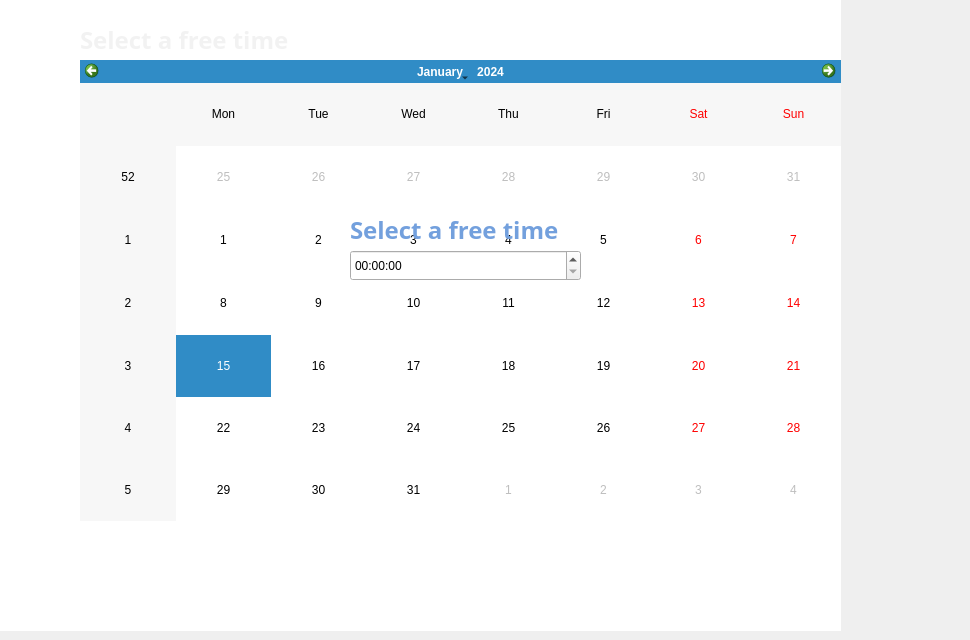
        <widget class="QWidget" name="meetingSchedule">
         <widget class="QLabel" name="Style_6">
          <property name="geometry">
           <rect>
            <x>-50</x>
            <y>-40</y>
            <width>921</width>
            <height>261</height>
           </rect>
          </property>
          <property name="text">
           <string>&lt;html&gt;&lt;head/&gt;&lt;body&gt;&lt;p&gt;&lt;img src=&quot;:/User/User/Style1.png&quot;width=&quot;1000&quot; height=&quot;200&quot;/&gt;&lt;/p&gt;&lt;/body&gt;&lt;/html&gt;</string>
          </property>
         </widget>
         <widget class="QLabel" name="background_6">
          <property name="geometry">
           <rect>
            <x>0</x>
            <y>0</y>
            <width>841</width>
            <height>631</height>
           </rect>
          </property>
          <property name="styleSheet">
           <string notr="true">background-color: rgb(255, 255, 255);</string>
          </property>
          <property name="text">
           <string/>
          </property>
         </widget>
         <widget class="QLabel" name="bgContainer_3">
          <property name="geometry">
           <rect>
            <x>50</x>
            <y>20</y>
            <width>891</width>
            <height>581</height>
           </rect>
          </property>
          <property name="text">
           <string>&lt;html&gt;&lt;head/&gt;&lt;body&gt;&lt;p&gt;&lt;img src=&quot;:/User/User/friendContainer.png&quot;height=&quot;600&quot; /&gt;&lt;/p&gt;&lt;/body&gt;&lt;/html&gt;</string>
          </property>
         </widget>
         <widget class="QCalendarWidget" name="calendarWidget">
          <property name="geometry">
           <rect>
            <x>80</x>
            <y>60</y>
            <width>761</width>
            <height>461</height>
           </rect>
          </property>
         </widget>
         <widget class="QLabel" name="scheduleTitle">
          <property name="geometry">
           <rect>
            <x>80</x>
            <y>20</y>
            <width>251</width>
            <height>41</height>
           </rect>
          </property>
          <property name="font">
           <font>
            <family>Bahnschrift SemiBold</family>
            <pointsize>14</pointsize>
            <weight>75</weight>
            <bold>true</bold>
           </font>
          </property>
          <property name="styleSheet">
           <string notr="true">color: rgb(242, 242, 242);</string>
          </property>
          <property name="text">
           <string>&lt;html&gt;&lt;head/&gt;&lt;body&gt;&lt;p&gt;&lt;span style=&quot; font-size:18pt;&quot;&gt;Select a free time&lt;/span&gt;&lt;/p&gt;&lt;/body&gt;&lt;/html&gt;</string>
          </property>
         </widget>
         <widget class="QPushButton" name="nextBtn">
          <property name="geometry">
           <rect>
            <x>690</x>
            <y>530</y>
            <width>271</width>
            <height>61</height>
           </rect>
          </property>
          <property name="text">
           <string/>
          </property>
          <property name="icon">
           <iconset resource="images_and_icons/SignInRegPage.qrc">
            <normaloff>:/User/User/btn2.png</normaloff>:/User/User/btn2.png</iconset>
          </property>
          <property name="iconSize">
           <size>
            <width>250</width>
            <height>300</height>
           </size>
          </property>
          <property name="flat">
           <bool>true</bool>
          </property>
         </widget>
         <widget class="QLabel" name="label_2">
          <property name="geometry">
           <rect>
            <x>740</x>
            <y>535</y>
            <width>61</width>
            <height>51</height>
           </rect>
          </property>
          <property name="text">
           <string>&lt;html&gt;&lt;head/&gt;&lt;body&gt;&lt;p&gt;&lt;img src=&quot;:/User/User/arrow.png&quot; width=&quot;50&quot;/&gt;&lt;/p&gt;&lt;/body&gt;&lt;/html&gt;</string>
          </property>
         </widget>
         <widget class="QWidget" name="time" native="true">
          <property name="geometry">
           <rect>
            <x>110</x>
            <y>190</y>
            <width>621</width>
            <height>191</height>
           </rect>
          </property>
          <widget class="QLabel" name="label_3">
           <property name="geometry">
            <rect>
             <x>100</x>
             <y>-10</y>
             <width>601</width>
             <height>171</height>
            </rect>
           </property>
           <property name="text">
            <string>&lt;html&gt;&lt;head/&gt;&lt;body&gt;&lt;p&gt;&lt;img src=&quot;:/User/User/polygon2.png&quot; width=&quot;500&quot; height=&quot;&quot;/&gt;&lt;/p&gt;&lt;/body&gt;&lt;/html&gt;</string>
           </property>
          </widget>
          <widget class="QLabel" name="scheduleTitle_2">
           <property name="geometry">
            <rect>
             <x>240</x>
             <y>20</y>
             <width>251</width>
             <height>41</height>
            </rect>
           </property>
           <property name="font">
            <font>
             <family>Bahnschrift SemiBold</family>
             <pointsize>14</pointsize>
             <weight>75</weight>
             <bold>true</bold>
            </font>
           </property>
           <property name="styleSheet">
            <string notr="true">color: rgb(115, 160, 221);</string>
           </property>
           <property name="text">
            <string>&lt;html&gt;&lt;head/&gt;&lt;body&gt;&lt;p&gt;&lt;span style=&quot; font-size:18pt;&quot;&gt;Select a free time&lt;/span&gt;&lt;/p&gt;&lt;/body&gt;&lt;/html&gt;</string>
           </property>
          </widget>
          <widget class="QTimeEdit" name="timeEdit">
           <property name="geometry">
            <rect>
             <x>240</x>
             <y>60</y>
             <width>231</width>
             <height>31</height>
            </rect>
           </property>
          </widget>
          <widget class="QPushButton" name="editBtn_3">
           <property name="geometry">
            <rect>
             <x>230</x>
             <y>80</y>
             <width>251</width>
             <height>61</height>
            </rect>
           </property>
           <property name="text">
            <string/>
           </property>
           <property name="icon">
            <iconset resource="images_and_icons/SignInRegPage.qrc">
             <normaloff>:/User/User/btn2.png</normaloff>:/User/User/btn2.png</iconset>
           </property>
           <property name="iconSize">
            <size>
             <width>206</width>
             <height>300</height>
            </size>
           </property>
           <property name="flat">
            <bool>true</bool>
           </property>
          </widget>
          <widget class="QLabel" name="label_4">
           <property name="geometry">
            <rect>
             <x>336</x>
             <y>87</y>
             <width>61</width>
             <height>48</height>
            </rect>
           </property>
           <property name="text">
            <string>&lt;html&gt;&lt;head/&gt;&lt;body&gt;&lt;p&gt;&lt;img src=&quot;:/User/User/arrow.png&quot; width=&quot;40&quot;/&gt;&lt;/p&gt;&lt;/body&gt;&lt;/html&gt;</string>
           </property>
          </widget>
         </widget>
         <zorder>background_6</zorder>
         <zorder>Style_6</zorder>
         <zorder>bgContainer_3</zorder>
         <zorder>calendarWidget</zorder>
         <zorder>scheduleTitle</zorder>
         <zorder>nextBtn</zorder>
         <zorder>label_2</zorder>
         <zorder>time</zorder>
        </widget>
